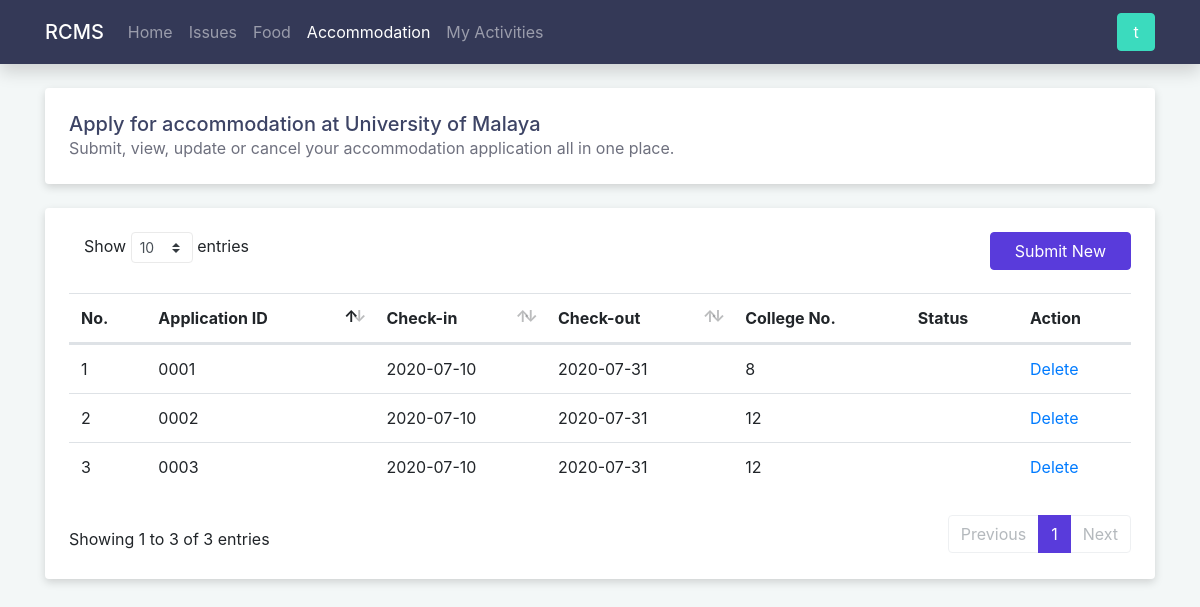
/accommodation (signed in), run on the app's committed database.
### tables this page shows
CREATE TABLE accommodation
(
    id              INTEGER UNSIGNED AUTO_INCREMENT PRIMARY KEY,
    user_id         INTEGER UNSIGNED NOT NULL,
    check_in_date   DATE             NOT NULL,
    check_out_date  DATE             NOT NULL,
    college_id      TINYINT UNSIGNED NOT NULL,
    purpose         VARCHAR(10000)   NOT NULL,
    supporting_docs VARCHAR(2083),
    status          TINYINT UNSIGNED NOT NULL DEFAULT 0,
    created_at      TIMESTAMP        NOT NULL DEFAULT CURRENT_TIMESTAMP,
    updated_at      TIMESTAMP        NOT NULL DEFAULT CURRENT_TIMESTAMP ON UPDATE CURRENT_TIMESTAMP,
    CHECK ( check_in_date < check_out_date),
    CHECK ( college_id BETWEEN 1 AND 12)
);

### src/models/Database.php (called while the page is built)
<?php
class Database
{
    private ?PDO $connection;
    private string $dbname;
    private string $username;
    private string $password;
    private string $host;
    private string $port;
    private string $charset;
    public function __construct(string $dbname, string $username, string $password, string $host = 'localhost', string $port = '3306', string $charset = 'utf8mb4')
    {
        $this->dbname = $dbname;
        $this->username = $username;
        $this->password = $password;
        $this->host = $host;
        $this->port = $port;
        $this->charset = $charset;
    }
    public function getConnection(): PDO
    {
        if (!isset($this->connection)) {
            $dsn = "mysql:dbname=$this->dbname;host=$this->host;port=$this->port;charset=$this->charset";
            $options = [
                PDO::ATTR_DEFAULT_FETCH_MODE => PDO::FETCH_ASSOC,
                PDO::ATTR_ERRMODE => PDO::ERRMODE_EXCEPTION,
                PDO::ATTR_EMULATE_PREPARES => false,
                PDO::MYSQL_ATTR_FOUND_ROWS => true,
            ];
            try {
                $this->connection = new PDO($dsn, $this->username, $this->password, $options);
            } catch (PDOException $e) {
                throw $e;
            }
        }
        return $this->connection;
    }
    public function closeConnection(): void
    {
        $this->connection = null;
    }
}

### src/models/AccommodationModel.php (called while the page is built, shortened)
<?php
class AccommodationModel
{
    private PDO $connection;
    public function __construct(PDO $connection)
    {
        $this->connection = $connection;
    }
    public function getAllByUserId(int $userId): array
    {
        try {
            $stmt = $this->connection->prepare('SELECT * FROM accommodation WHERE user_id = ?');
            $stmt->execute([$userId]);
            $data = $stmt->fetchAll();
            return $data;
        } catch (PDOException $exception) {
            error_log('AccommodationModel: getAllByUserId: ' . $exception->getMessage() . 'userId: ' . $userId);
            throw $exception;
        }
    }
}

### src/modules/accommodation/accommodation.php (the view, shortened to what this page needs)
<?php
include '../src/templates/header.php';
include '../src/templates/navbar.php';
include '../src/models/AccommodationModel.php';
if (isset($_SESSION['user_id'])) {
    $db = new Database(DATABASE_NAME, DATABASE_USERNAME, DATABASE_PASSWORD);
    $server_err = false;
    try {
        $model = new AccommodationModel($db->getConnection());
        $records = $model->getAllByUserId($_SESSION['user_id']);
    } catch (PDOException $exception) {
        $server_err = true;
    }
}
?>
<main class="container">
    <?php if (isset($_SESSION['user_id'])) : ?>
        <?php if (!$server_err) : ?>
            <div class="card p-4 mb-4">
                <h5 class="text-primary m-0">Apply for accommodation at University of Malaya</h5>
                <p class="text-secondary m-0">Submit, view, update or cancel your accommodation application all in one
                    place.</p>
            </div>
            <div class="card p-4">
                <div>
                    <a href="accommodation/new" type="button" class="btn btn-primary float-none d-block
                   float-md-right px-4 mb-4 mb-md-0">Submit New</a>
                    <table class="table table-responsive-md table-hover w-100 py-3" id="table">
                        <thead>
                        <tr>
                            <th>No.</th>
                            <th>Application ID</th>
                            <th>Check-in</th>
                            <th>Check-out</th>
                            <th>College No.</th>
                            <th>Status</th>
                            <th>Action</th>
                        </tr>
                        </thead>
                        <tbody>
                        <?php foreach ($records as $record): ?>
                            <tr class="clickable">
                                <td></td>
                                <td><?= sprintf( '%04d', $record['id'] ) ?></td>
                                <td><?= $record['check_in_date'] ?></td>
                                <td><?= $record['check_out_date'] ?></td>
                                <td><?= $record['college_id'] ?></td>
                                <td><?= $record['status'] ?></td>
                                <td></td>
                            </tr>
                        <?php endforeach; ?>
                        </tbody>
                    </table>
                </div>
            </div>
        <?php else: include '../src/templates/server_err.php'; endif; ?>
    <?php else : include '../src/templates/acc_req.php'; endif; ?>
</main>
<?php include '../src/templates/footer.php' ?>

### public/assets/css/custom.css (style rules this page uses)
:root { --background: #F3F7F7; --primary: #593BDB; --primary-dark: #5035C5; --secondary: #3BDBBE; --secondary-dark: #35C5AB; --danger: #FA5C7C; --danger-dark: #E15370; --navbar: #343957; --text-primary: #3D4465; --text-secondary: #6E707E; }
body { background-color: var(--background); }
main { padding-top: 5.5rem; padding-bottom: 3rem; position: relative; }
.clickable { cursor: pointer; }
.btn-primary { background-color: var(--primary); border-color: var(--primary); }
.card { border: 0; transition: 0.3s; box-shadow: 0 0.2rem 0.5rem rgba(0, 0, 0, 0.15); }
.text-primary { color: var(--text-primary) !important; }
.text-secondary { color: var(--text-secondary) !important; }

### data on the page
accommodation: id "0001", check_in_date "2020-07-10", check_out_date "2020-07-31", college "8"
accommodation: id "0002", check_in_date "2020-07-10", check_out_date "2020-07-31", college "12"
accommodation: id "0003", check_in_date "2020-07-10", check_out_date "2020-07-31", college "12"

### other printed values
$_SESSION['username'][0] "t"
